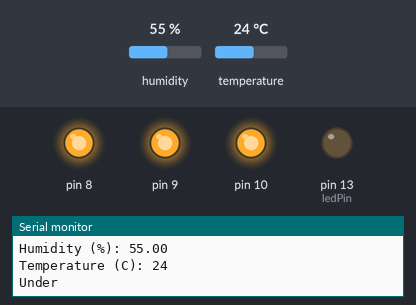
The sketch below on a simulated Arduino Uno, built with avr-gcc and run on an emulated ATmega328P. Shown: output pins drawn as LEDs (lit = HIGH), the last lines printed to the serial monitor. Inputs (shaded band) come from the test bench; at power-on: temperature 24 °C, humidity 55 %. Pins used as bus, display or sensor lines are not drawn.

Above: at 1.8 s.
1.9 s: temperature set to 27 °C
At 2.8 s:
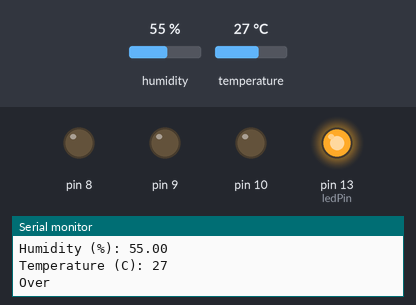
3.5 s: temperature set to 12 °C
At 4.9 s:
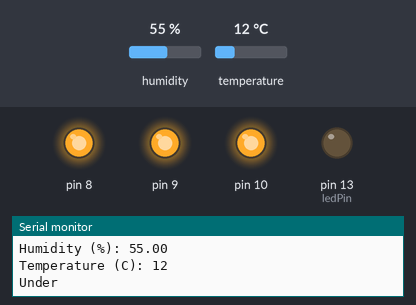
5.6 s: temperature set to 28 °C
At 7.0 s:
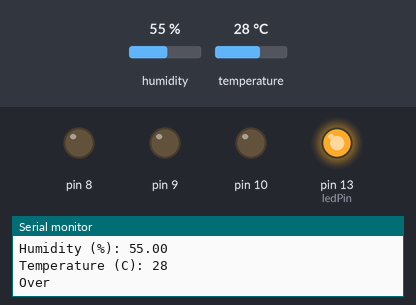
Timing chart, 0 to 8.6 s (numbered marks = the images above; inputs shaded):
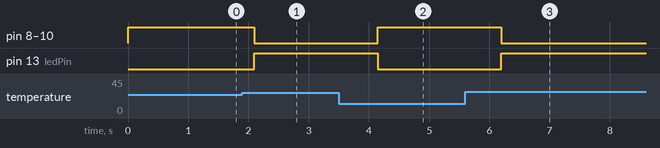

The sketch:

RelaeStyring.ino
```cpp
#include <dht11.h>

dht11 DHT11;

#define DHT11PIN 7

const int ledPin =  13;      // the number of the LED pin
int ledState = LOW;             // ledState used to set the LED

void setup()
{
  Serial.begin(9600);
  pinMode(ledPin, OUTPUT);
  for (int i = 7; i < 11; i++) {
    pinMode(i, OUTPUT);
    digitalWrite(i, HIGH);
  }
  Serial.println("DHT11 TEST PROGRAM ");
  Serial.print("LIBRARY VERSION: ");
  Serial.println(DHT11LIB_VERSION);
  Serial.println("Setup finished");
  Serial.println();
}

void loop()
{
  int chk = DHT11.read(DHT11PIN);

  switch (chk)
  {
    //  case DHTLIB_OK:
    //    Serial.println("DHTLIB_OK");
    //    break;
  case DHTLIB_ERROR_CHECKSUM:
    Serial.println("DHTLIB_ERROR_CHECKSUM");
    break;
  case DHTLIB_ERROR_TIMEOUT:
    Serial.println("DHTLIB_ERROR_TIMEOUT");
    break;
  default:
    break;
  }

  Serial.print("Humidity (%): ");
  Serial.println((float)DHT11.humidity, 2);

  Serial.print("Temperature (C): ");
  Serial.println((int)DHT11.temperature);

  if ((int)DHT11.temperature >= 26) {
    Serial.println("Over");
    digitalWrite(ledPin, HIGH);
    for (int i = 7; i < 11; i++) {
      digitalWrite(i, LOW);
    }
  }
  else {
    Serial.println("Under");
    digitalWrite(ledPin, LOW);
    for (int i = 10; i > 6; i--) {
      digitalWrite(i, HIGH);
    }
  }

  /*  digitalWrite(ledPin, HIGH);
   for (int i = 7; i < 11; i++) {
   digitalWrite(i, LOW);
   delay(20);
   }
   delay(1000);
   digitalWrite(ledPin, LOW);
   for (int i = 10; i > 6; i--) {
   digitalWrite(i, HIGH);
   delay(20);
   }
   */
  delay(1000);

  //  delay(5000);
}
```

Measured:
- the behaviour switches between 25 and 26 °C on temperature (found by bisection; images 0 and 1)
- after the input at 1.9 s, pin 8–10: HIGH → LOW after 0.20 s; pin 13 (ledPin): LOW → HIGH after 0.20 s
- after the input at 3.5 s, pin 8–10: LOW → HIGH after 0.65 s; pin 13 (ledPin): HIGH → LOW after 0.65 s
- after the input at 5.6 s, pin 8–10: HIGH → LOW after 0.59 s; pin 13 (ledPin): LOW → HIGH after 0.59 s
